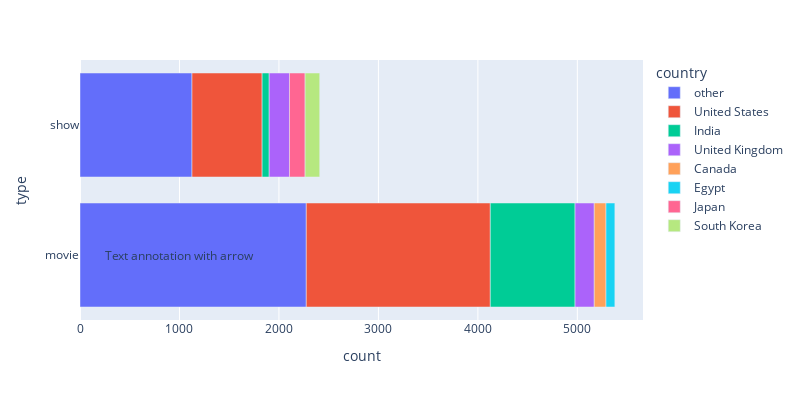

Notebook code for this chart:
### Code cell
# fig = go.Figure(data=[
#     go.Bar(name='United States', y=['movie','show'], x=[1850,705],orientation='h'),
#     go.Bar(name='India', y=['movie','show'], x=[852,71],orientation='h'),
#     go.Bar(name='United Kingdom', y=['movie','show'], x=[193,204],orientation='h'),
#     go.Bar(name='Canada', y=['movie','show'], x=[118,0],orientation='h'),
#     go.Bar(name='Egypt', y=['movie','show'], x=[89,0],orientation='h'),
#     go.Bar(name='Japan', y=['movie','show'], x=[0,157],orientation='h'),
#     go.Bar(name='South Korea', y=['movie','show'], x=[0,147],orientation='h'),
# ])
# fig.update_layout(barmode='stack', showlegend=False,width=800,height=400)


# fig = px.bar(movie_show_country_count, y="type", x="count", color="country",orientation='h') setting color for each trace requires plotting those individually

fig.update_layout(showlegend=True,width=800,height=400)
# ,text='count'
# )
# fig.update_traces(texttemplate='%{text:.2s}', textposition='inside')

fig.add_annotation(y='movie', x=1000,
            text="Text annotation with arrow",
            showarrow=False,
            # arrowhead=1
            )
fig.show()

### Figure 1 — Plotly figure (JSON) as saved in the notebook; plotly's stock layout.template omitted (floating-point values rounded to 4 significant figures)
{"data": [{"alignmentgroup": "True", "hovertemplate": "country=other<br>count=%{x}<br>type=%{y}<extra></extra>", "legendgroup": "other", "marker": {"color": "#636efa"}, "name": "other", "offsetgroup": "other", "orientation": "h", "showlegend": true, "textposition": "auto", "type": "bar", "x": [2275, 1126], "xaxis": "x", "y": ["movie", "show"], "yaxis": "y"}, {"alignmentgroup": "True", "hovertemplate": "country=United States<br>count=%{x}<br>type=%{y}<extra></extra>", "legendgroup": "United States", "marker": {"color": "#EF553B"}, "name": "United States", "offsetgroup": "United States", "orientation": "h", "showlegend": true, "textposition": "auto", "type": "bar", "x": [1850, 705], "xaxis": "x", "y": ["movie", "show"], "yaxis": "y"}, {"alignmentgroup": "True", "hovertemplate": "country=India<br>count=%{x}<br>type=%{y}<extra></extra>", "legendgroup": "India", "marker": {"color": "#00cc96"}, "name": "India", "offsetgroup": "India", "orientation": "h", "showlegend": true, "textposition": "auto", "type": "bar", "x": [852, 71], "xaxis": "x", "y": ["movie", "show"], "yaxis": "y"}, {"alignmentgroup": "True", "hovertemplate": "country=United Kingdom<br>count=%{x}<br>type=%{y}<extra></extra>", "legendgroup": "United Kingdom", "marker": {"color": "#ab63fa"}, "name": "United Kingdom", "offsetgroup": "United Kingdom", "orientation": "h", "showlegend": true, "textposition": "auto", "type": "bar", "x": [193, 204], "xaxis": "x", "y": ["movie", "show"], "yaxis": "y"}, {"alignmentgroup": "True", "hovertemplate": "country=Canada<br>count=%{x}<br>type=%{y}<extra></extra>", "legendgroup": "Canada", "marker": {"color": "#FFA15A"}, "name": "Canada", "offsetgroup": "Canada", "orientation": "h", "showlegend": true, "textposition": "auto", "type": "bar", "x": [118], "xaxis": "x", "y": ["movie"], "yaxis": "y"}, {"alignmentgroup": "True", "hovertemplate": "country=Egypt<br>count=%{x}<br>type=%{y}<extra></extra>", "legendgroup": "Egypt", "marker": {"color": "#19d3f3"}, "name": "Egypt", "offsetgroup": "Egypt", "orientation": "h", "showlegend": true, "textposition": "auto", "type": "bar", "x": [89], "xaxis": "x", "y": ["movie"], "yaxis": "y"}, {"alignmentgroup": "True", "hovertemplate": "country=Japan<br>count=%{x}<br>type=%{y}<extra></extra>", "legendgroup": "Japan", "marker": {"color": "#FF6692"}, "name": "Japan", "offsetgroup": "Japan", "orientation": "h", "showlegend": true, "textposition": "auto", "type": "bar", "x": [157], "xaxis": "x", "y": ["show"], "yaxis": "y"}, {"alignmentgroup": "True", "hovertemplate": "country=South Korea<br>count=%{x}<br>type=%{y}<extra></extra>", "legendgroup": "South Korea", "marker": {"color": "#B6E880"}, "name": "South Korea", "offsetgroup": "South Korea", "orientation": "h", "showlegend": true, "textposition": "auto", "type": "bar", "x": [147], "xaxis": "x", "y": ["show"], "yaxis": "y"}], "layout": {"annotations": [{"showarrow": false, "text": "Text annotation with arrow", "x": 1000, "y": "movie"}], "barmode": "relative", "height": 400, "legend": {"title": {"text": "country"}, "tracegroupgap": 0}, "margin": {"t": 60}, "showlegend": true, "width": 800, "xaxis": {"anchor": "y", "domain": [0, 1], "title": {"text": "count"}}, "yaxis": {"anchor": "x", "domain": [0, 1], "title": {"text": "type"}}}}
